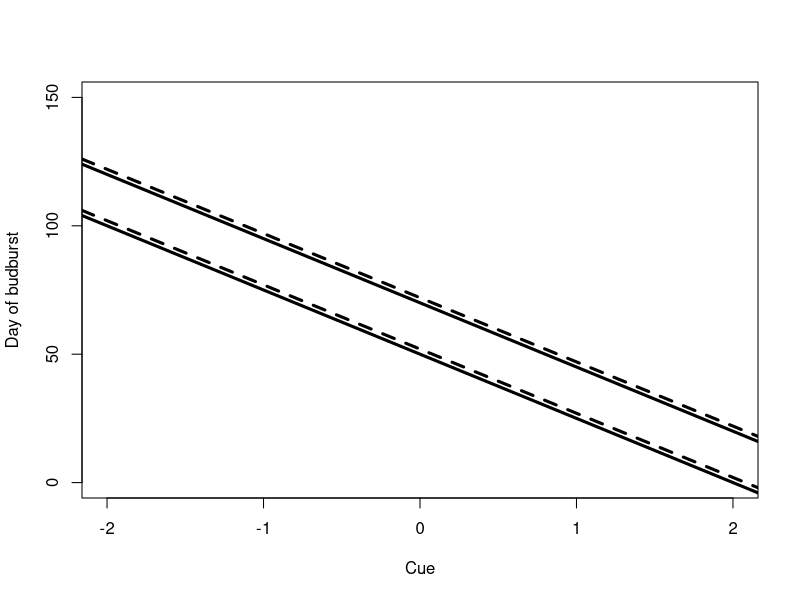
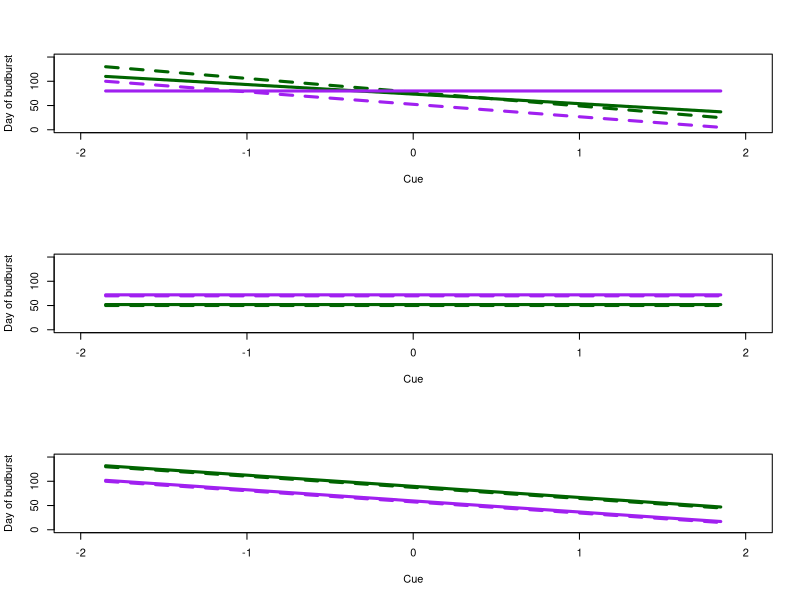

Generate these figures, in order, with R:
# started Jan 31, 2022 by Deirdre

# aim of this code is to make a conceptual figure for the traitors ms:

pdf("conceptFig.pdf", width = 4, height = 8)
par(mfrow=c(3,1))  
plot(0, type="n", ylab="Day of budburst", xlab = "Cue", xlim =c(-2,2), ylim =c(0, 150))
segments(x0 = -1.85, x1 = 1.85, y0 = 130, y1 = 25,lwd =3, lty = 2, col = "darkgreen")
segments(x0 = -1.85, x1 = 1.85, y0 = 100, y1 = 5,lwd =3, lty = 2, col = "purple")
segments(x0 = -1.85, x1 = 1.85, y0 = 110, y1 = 37, lwd =3, lty = 1, col = "darkgreen")
segments(x0 = -1.85, x1 = 1.85, y0 = 80, y1 = 80,lwd =3, lty = 1, col = "purple")

plot(0, type="n", ylab="Day of budburst", xlab = "Cue", xlim =c(-2,2), ylim =c(0, 150))
segments(x0 = -1.85, x1 = 1.85, y0 = 50,lwd =3, lty = 2, col = "darkgreen")
segments(x0 = -1.85, x1 = 1.85, y0 = 70,lwd =3, lty = 2, col = "purple")
segments(x0 = -1.85, x1 = 1.85, y0 = 52,lwd =3, lty = 1,  col = "darkgreen")
segments(x0 = -1.85, x1 = 1.85, y0 = 72,lwd =3, lty = 1, col = "purple")

plot(0, type="n", ylab="Day of budburst", xlab = "Cue", xlim =c(-2,2), ylim =c(0, 150))
segments(x0 = -1.85, x1 = 1.85, y0 = 130, y1 = 45,lwd =3, lty = 2, col = "darkgreen")
segments(x0 = -1.85, x1 = 1.85, y0 = 100, y1 = 15,lwd =3, lty = 2, col = "purple")
segments(x0 = -1.85, x1 = 1.85, y0 = 132, y1 = 47, lwd =3, lty = 1, col = "darkgreen")
segments(x0 = -1.85, x1 = 1.85, y0 = 102, y1 = 17,lwd =3, lty = 1, col = "purple")
dev.off()
# legend("topright", legend = c(expression(paste("Low trait")),
#                               expression(paste("High trait")),
#                               expression(paste("Trait effect", " = 0", sep = "")),
#                               expression(paste("Full model")))) 


plot(0, type="n", ylab="Day of budburst", xlab = "Cue", xlim =c(-2,2), ylim =c(0, 150))
abline(50,-25, lwd = 3)
abline(70,-25, lwd = 3)
abline(52,-25, lwd = 3, lty = 2)
abline(72,-25, lwd = 3, lty = 2)
